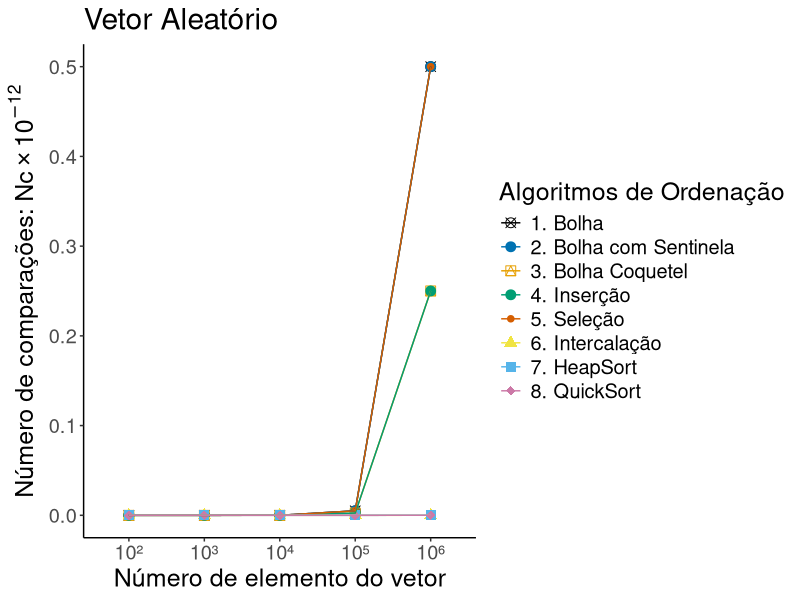
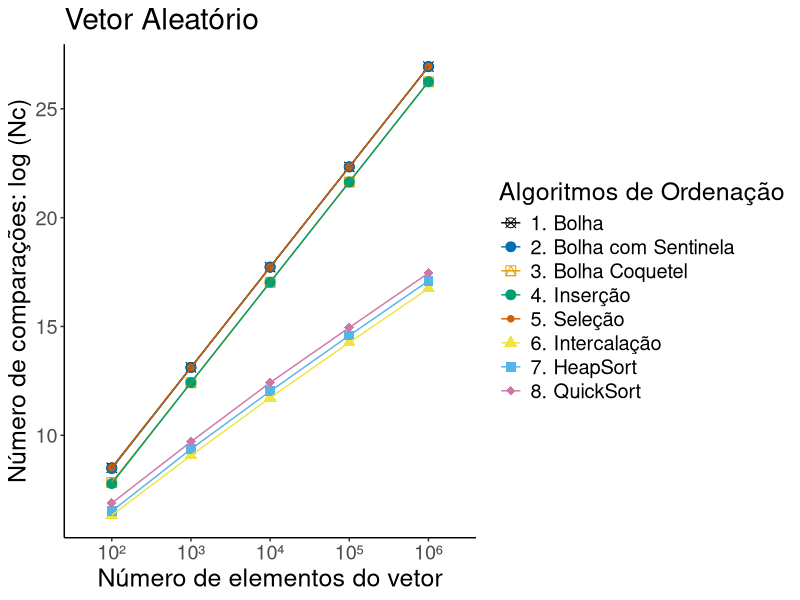
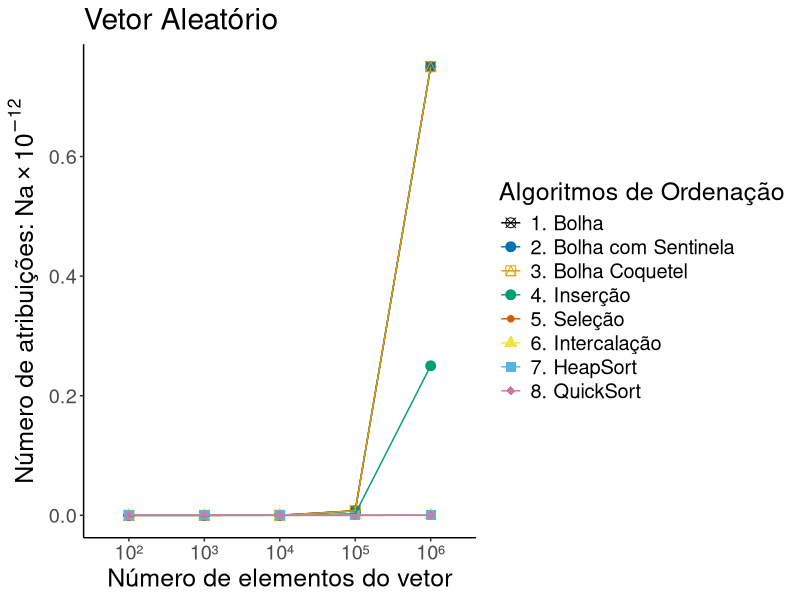
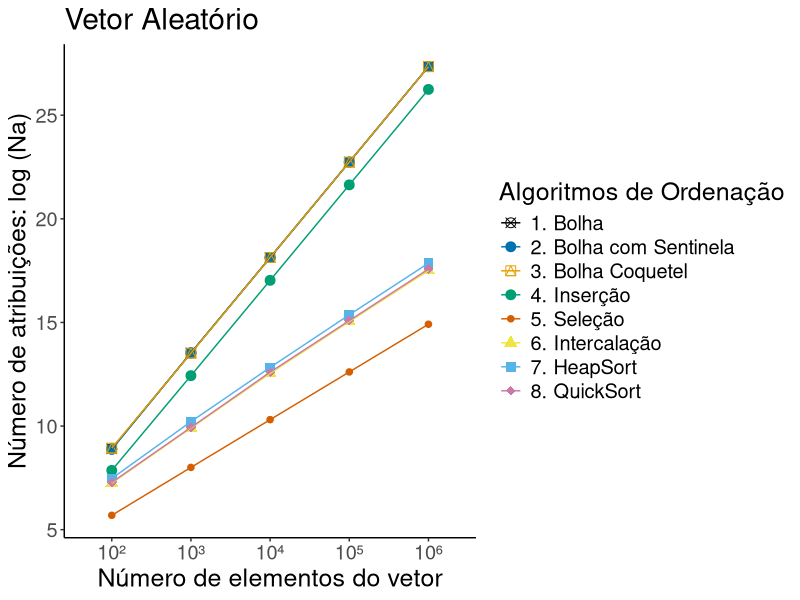
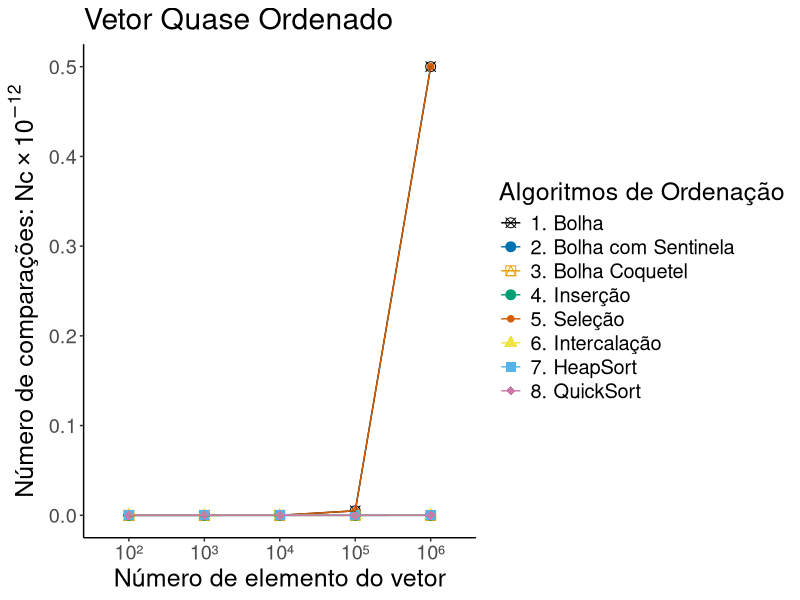
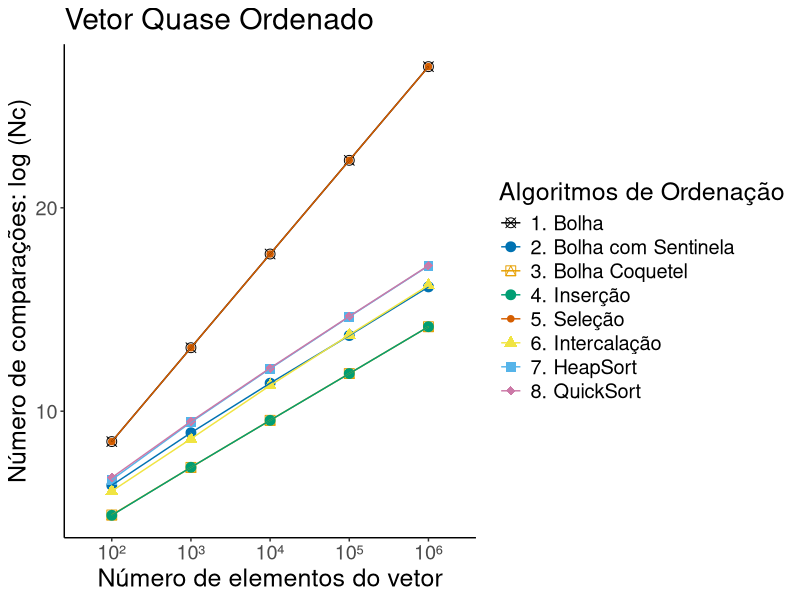
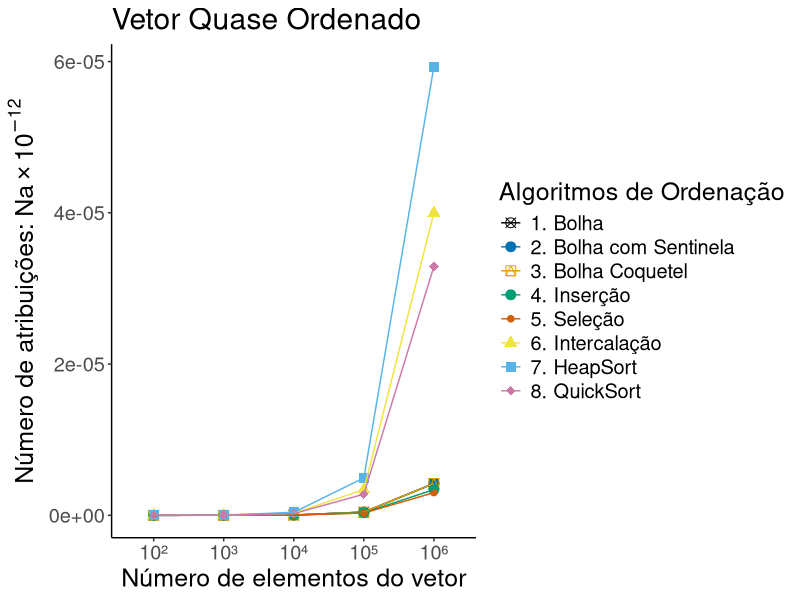
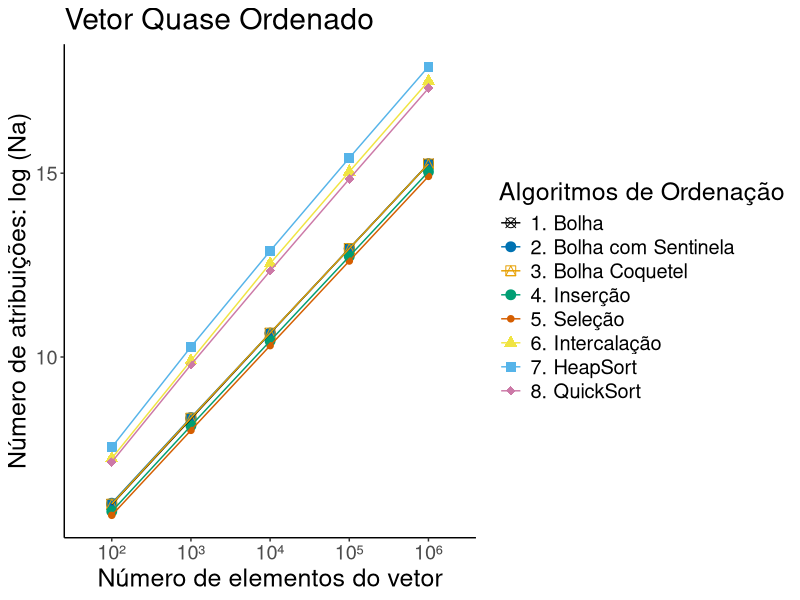

R code for these plots, in order:
#Gráficos do Estudo comparativo dos métodos de ordenação
#Objetivo: Analisar o número de comparações e atribuições de cada método de ordenação
#Desenvolvido por: Stella Justo e Juliana Yendo
#Data: 21/09/2018

####################################################################################################


#Inclusão das bibliotecas e definição do diretório de trabalho
library(tidyverse)
getwd()
setwd('./')
list.files()

####################################################################################################


#CENÁRIO 1: VETOR ALEATÓRIO ----

#VETOR ALEATÓRIO - NÚMERO DE COMPARAÇÕES (NC)

df = read_csv('aleatorio-nc.csv')
cbPalette <- c("#000000", "#0072B2", "#E69F00", "#009E73", "#D55E00", "#F0E442", "#56B4E9", "#CC79A7")

#Mudança da tabela para formato long
graph_df = gather(data = df,key = algorithm,value = nc, -k)
#Criação de coluna com Nc*10^-12
graph_df = mutate(graph_df, dv_nc = nc/10^12)

#Gráfico do Vetor Aleatório: Nc x 10^-12 vs. Numero de elementos do vetor
ggplot(data = graph_df, aes(x=k , y=dv_nc, group=algorithm, colour=algorithm, shape = algorithm)) +
  geom_point(size = 3, alpha = 1) +
  geom_line() +
  scale_colour_manual(values=cbPalette) +
  theme_classic() +
  theme(text = element_text(size = 18))+
  scale_shape_manual(values=c(13,19,14,19,20,17,15,18)) +
  xlab("Número de elemento do vetor") +
  ylab(expression("Número de comparações: Nc" %*% "10"^-12)) + 
  guides(colour=guide_legend(title="Algoritmos de Ordenação"),
         shape=guide_legend(title="Algoritmos de Ordenação")) +
  ggtitle("Vetor Aleatório")

##################################

#VETOR ALEATÓRIO - LOG NÚMERO DE COMPARAÇÕES (NC)

df = read_csv('aleatorio-nc.csv')
cbPalette <- c("#000000", "#0072B2", "#E69F00", "#009E73", "#D55E00", "#F0E442", "#56B4E9", "#CC79A7")

#Mudança da tabela para formato long
graph_df = gather(data = df,key = algorithm,value = nc, -k)
#Criação de coluna com Log (NC) - NC: Número de Comparações
graph_df = mutate(graph_df, log_nc = log(nc))

#Gráfico do Vetor Aleatório: log(nc) x Tamanho do Vetor
ggplot(data = graph_df, aes(x=k , y=log_nc, group=algorithm, colour=algorithm, shape = algorithm)) +
  geom_point(size = 3, alpha = 1) +
  geom_line() +
  scale_colour_manual(values=cbPalette) +
  theme_classic() +   
  theme(text = element_text(size = 18))+ 
  scale_shape_manual(values=c(13,19,14,19,20,17,15,18)) +
  xlab("Número de elementos do vetor") +
  ylab("Número de comparações: log (Nc)") + 
  guides(colour=guide_legend(title="Algoritmos de Ordenação"),
         shape=guide_legend(title="Algoritmos de Ordenação")) +
  ggtitle("Vetor Aleatório")

##################################

#VETOR ALEATÓRIO - NÚMERO DE ATRIBUIÇÕES (NA)

df = read_csv('aleatorio-na.csv')
cbPalette <- c("#000000", "#0072B2", "#E69F00", "#009E73", "#D55E00", "#F0E442", "#56B4E9", "#CC79A7")

#Mudança da tabela para formato long
graph_df = gather(data = df,key = algorithm,value = na,-k)
#Criação de coluna com Na*10^-12
graph_df = mutate(graph_df, dv_na = na/10^12)

#Gráfico do Vetor Aleatório:  Na x 10^-12 vs. Numero de elementos do vetor
ggplot(data = graph_df, aes(x=k , y=dv_na, group=algorithm, colour=algorithm, shape = algorithm)) +
  geom_point(size = 3, alpha = 1) +
  geom_line() +
  scale_colour_manual(values=cbPalette) +
  theme_classic() +   
  theme(text = element_text(size = 18))+ 
  scale_shape_manual(values=c(13,19,14,19,20,17,15,18)) +
  xlab("Número de elementos do vetor") +
  ylab(expression("Número de atribuições: Na" %*% "10"^-12)) +
  guides(colour=guide_legend(title="Algoritmos de Ordenação"),
         shape=guide_legend(title="Algoritmos de Ordenação")) +
  ggtitle("Vetor Aleatório")

##################################

#VETOR ALEATÓRIO - LOG NÚMERO DE ATRIBUIÇÕES (NA)

df = read_csv('aleatorio-na.csv')
cbPalette <- c("#000000", "#0072B2", "#E69F00", "#009E73", "#D55E00", "#F0E442", "#56B4E9", "#CC79A7")

#Mudança da tabela para formato long
graph_df = gather(data = df,key = algorithm,value = na,-k)
#Criação de coluna com Log (NA) - NA: Número de Atribuições
graph_df = mutate(graph_df, log_na = log(na))

#Gráfico do Vetor Aleatório: log(na) x Tamanho do Vetor
ggplot(data = graph_df, aes(x=k , y=log_na, group=algorithm, colour=algorithm, shape = algorithm)) +
  geom_point(size = 3, alpha = 1) +
  geom_line() +
  scale_colour_manual(values=cbPalette) +
  theme_classic() +   
  theme(text = element_text(size = 18))+ 
  scale_shape_manual(values=c(13,19,14,19,20,17,15,18)) +
  xlab("Número de elementos do vetor") +
  ylab("Número de atribuições: log (Na)") + 
  guides(colour=guide_legend(title="Algoritmos de Ordenação"),
         shape=guide_legend(title="Algoritmos de Ordenação")) +
  ggtitle("Vetor Aleatório")


####################################################################################################


#CENÁRIO 2: VETOR QUASE ORDENADO ----

#VETOR QUASE ORDENADO - NÚMERO DE COMPARAÇÕES (NC)

df = read_csv('quase-ord-nc.csv')
cbPalette <- c("#000000", "#0072B2", "#E69F00", "#009E73", "#D55E00", "#F0E442", "#56B4E9", "#CC79A7")

#Mudança da tabela para formato long
graph_df = gather(data = df,key = algorithm,value = nc, -k)
#Criação de coluna com Nc*10^-12
graph_df = mutate(graph_df, dv_nc = nc/10^12)

#Gráfico do Vetor Quase Ordenado: Nc x 10^-12 vs. Numero de elementos do vetor
ggplot(data = graph_df, aes(x=k , y=dv_nc, group=algorithm, colour=algorithm, shape = algorithm)) +
  geom_point(size = 3, alpha = 1) +
  geom_line() +
  scale_colour_manual(values=cbPalette) +
  theme_classic() +   
  theme(text = element_text(size = 18))+ 
  scale_shape_manual(values=c(13,19,14,19,20,17,15,18)) +
  xlab("Número de elemento do vetor") +
  ylab(expression("Número de comparações: Nc" %*% "10"^-12)) + 
  guides(colour=guide_legend(title="Algoritmos de Ordenação"),
         shape=guide_legend(title="Algoritmos de Ordenação")) +
  ggtitle("Vetor Quase Ordenado")

##################################

#VETOR QUASE ORDENADO - LOG NÚMERO DE COMPARAÇÕES (NC)

df = read_csv('quase-ord-nc.csv')
cbPalette <- c("#000000", "#0072B2", "#E69F00", "#009E73", "#D55E00", "#F0E442", "#56B4E9", "#CC79A7")

#Mudança da tabela para formato long
graph_df = gather(data = df,key = algorithm,value = nc, -k)
#Criação de coluna com Log (NC) - NC: Número de Comparações
graph_df = mutate(graph_df, log_nc = log(nc))

#Gráfico do Vetor Quase Ordenado: log(nc) x Tamanho do Vetor
ggplot(data = graph_df, aes(x=k , y=log_nc, group=algorithm, colour=algorithm, shape = algorithm)) +
  geom_point(size = 3, alpha = 1) +
  geom_line() +
  scale_colour_manual(values=cbPalette) +
  theme_classic() +   
  theme(text = element_text(size = 18))+ 
  scale_shape_manual(values=c(13,19,14,19,20,17,15,18)) +
  xlab("Número de elementos do vetor") +
  ylab("Número de comparações: log (Nc)") + 
  guides(colour=guide_legend(title="Algoritmos de Ordenação"),
         shape=guide_legend(title="Algoritmos de Ordenação")) +
  ggtitle("Vetor Quase Ordenado")

##################################

#VETOR QUASE ORDENADO - NÚMERO DE ATRIBUIÇÕES (NA)

df = read_csv('quase-ord-na.csv')
cbPalette <- c("#000000", "#0072B2", "#E69F00", "#009E73", "#D55E00", "#F0E442", "#56B4E9", "#CC79A7")

#Mudança da tabela para formato long
graph_df = gather(data = df,key = algorithm,value = na,-k)
#Criação de coluna com Na*10^-12 - NA: Número de Atribuições
graph_df = mutate(graph_df, dv_na = na/10^12)

#Gráfico do Vetor Quase Ordenado: Na x 10^-12 vs. Numero de elementos do vetor
ggplot(data = graph_df, aes(x=k , y=dv_na, group=algorithm, colour=algorithm, shape = algorithm)) +
  geom_point(size = 3, alpha = 1) +
  geom_line() +
  scale_colour_manual(values=cbPalette) +
  theme_classic() +   
  theme(text = element_text(size = 18))+ 
  scale_shape_manual(values=c(13,19,14,19,20,17,15,18)) +
  xlab("Número de elementos do vetor") +
  ylab(expression("Número de atribuições: Na" %*% "10"^-12))+ 
  guides(colour=guide_legend(title="Algoritmos de Ordenação"),
         shape=guide_legend(title="Algoritmos de Ordenação")) +
  ggtitle("Vetor Quase Ordenado")

##################################

#VETOR QUASE ORDENADO - LOG NÚMERO DE ATRIBUIÇÕES (NA)

df = read_csv('quase-ord-na.csv')
cbPalette <- c("#000000", "#0072B2", "#E69F00", "#009E73", "#D55E00", "#F0E442", "#56B4E9", "#CC79A7")

#Mudança da tabela para formato long
graph_df = gather(data = df,key = algorithm,value = na,-k)
#Criação de coluna com Log (NA) - NA: Número de Atribuições
graph_df = mutate(graph_df, log_na = log(na))

#Gráfico do Vetor Quase Ordenado: log(na) x Tamanho do Vetor
ggplot(data = graph_df, aes(x=k , y=log_na, group=algorithm, colour=algorithm, shape = algorithm)) +
  geom_point(size = 3, alpha = 1) +
  geom_line() +
  scale_colour_manual(values=cbPalette) +
  theme_classic() +  
  theme(text = element_text(size = 18))+ 
  scale_shape_manual(values=c(13,19,14,19,20,17,15,18)) +
  xlab("Número de elementos do vetor") +
  ylab("Número de atribuições: log (Na)") + 
  guides(colour=guide_legend(title="Algoritmos de Ordenação"),
         shape=guide_legend(title="Algoritmos de Ordenação")) +
  ggtitle("Vetor Quase Ordenado")


####################################################################################################


#CENÁRIO 3: VETOR INVERSAMENTE QUASE ORDENADO ----

#VETOR INVERSAMENTE QUASE ORDENADO - NÚMERO DE COMPARAÇÕES (NC)

df = read_csv('invers-quase-ord-nc.csv')
cbPalette <- c("#000000", "#0072B2", "#E69F00", "#009E73", "#D55E00", "#F0E442", "#56B4E9", "#CC79A7")

#Mudança da tabela para formato long
graph_df = gather(data = df,key = algorithm,value = nc, -k)
#Criação de coluna com Nc*10^-12
graph_df = mutate(graph_df, dv_nc = nc/10^12)

#Gráfico do Vetor Inversamente Quase Ordenado: Nc x 10^-12 vs. Numero de elementos do vetor
ggplot(data = graph_df, aes(x=k , y=dv_nc, group=algorithm, colour=algorithm, shape = algorithm)) +
  geom_point(size = 3, alpha = 1) +
  geom_line() +
  scale_colour_manual(values=cbPalette) +
  theme_classic() +   
  theme(text = element_text(size = 18))+ 
  scale_shape_manual(values=c(13,19,14,19,20,17,15,18)) +
  xlab("Número de elemento do vetor") +
  ylab(expression("Número de comparações: Nc" %*% "10"^-12)) + 
  guides(colour=guide_legend(title="Algoritmos de Ordenação"),
         shape=guide_legend(title="Algoritmos de Ordenação")) +
  ggtitle("Vetor Inversamente Quase Ordenado")

##################################

#VETOR INVERSAMENTE QUASE ORDENADO - LOG NÚMERO DE COMPARAÇÕES (NC)

df = read_csv('invers-quase-ord-nc.csv')
cbPalette <- c("#000000", "#0072B2", "#E69F00", "#009E73", "#D55E00", "#F0E442", "#56B4E9", "#CC79A7")

#Mudança da tabela para formato long
graph_df = gather(data = df,key = algorithm,value = nc, -k)
#Criação de coluna com Log (NC) - NC: Número de Comparações
graph_df = mutate(graph_df, log_nc = log(nc))

#Gráfico do Vetor Inversamente Quase Ordenado: log(nc) x Tamanho do Vetor
ggplot(data = graph_df, aes(x=k , y=log_nc, group=algorithm, colour=algorithm, shape = algorithm)) +
  geom_point(size = 3, alpha = 1) +
  geom_line() +
  scale_colour_manual(values=cbPalette) +
  theme_classic() +   
  theme(text = element_text(size = 18))+ 
  scale_shape_manual(values=c(13,19,14,19,20,17,15,18)) +
  xlab("Número de elementos do vetor") +
  ylab("Número de comparações: log (Nc)") + 
  guides(colour=guide_legend(title="Algoritmos de Ordenação"),
         shape=guide_legend(title="Algoritmos de Ordenação")) +
  ggtitle("Vetor Inversamente Quase Ordenado")

##################################

df = read_csv('invers-quase-ord-na.csv')
cbPalette <- c("#000000", "#0072B2", "#E69F00", "#009E73", "#D55E00", "#F0E442", "#56B4E9", "#CC79A7")

#Mudança da tabela para formato long
graph_df = gather(data = df,key = algorithm,value = na,-k)
#Criação de coluna com Na*10^-12
graph_df = mutate(graph_df, dv_na = na/10^12)

#Gráfico do Vetor Inversamente Quase Ordenado: Na x 10^-12 vs. Numero de elementos do vetor
ggplot(data = graph_df, aes(x=k , y=dv_na, group=algorithm, colour=algorithm, shape = algorithm)) +
  geom_point(size = 3, alpha = 1) +
  geom_line() +
  scale_colour_manual(values=cbPalette) +
  theme_classic() +   
  theme(text = element_text(size = 18))+ 
  scale_shape_manual(values=c(13,19,14,19,20,17,15,18)) +
  xlab("Número de elementos do vetor") +
  ylab(expression("Número de atribuições: Na" %*% "10"^-12))+
  guides(colour=guide_legend(title="Algoritmos de Ordenação"),
         shape=guide_legend(title="Algoritmos de Ordenação")) +
  ggtitle("Vetor Inversamente Quase Ordenado")

##################################

#VETOR INVERSAMENTE QUASE ORDENADO - LOG NÚMERO DE ATRIBUIÇÕES (NA)

df = read_csv('invers-quase-ord-na.csv')
cbPalette <- c("#000000", "#0072B2", "#E69F00", "#009E73", "#D55E00", "#F0E442", "#56B4E9", "#CC79A7")

#Mudança da tabela para formato long
graph_df = gather(data = df,key = algorithm,value = na,-k)
#Criação de coluna com Log (NA) - NA: Número de Atribuições
graph_df = mutate(graph_df, log_na = log(na))

#Gráfico do Vetor Inversamente Quase Ordenado: log(na) x Tamanho do Vetor
ggplot(data = graph_df, aes(x=k , y=log_na, group=algorithm, colour=algorithm, shape = algorithm)) +
  geom_point(size = 3, alpha = 1) +
  geom_line() +
  scale_colour_manual(values=cbPalette) +
  theme_classic() +   
  theme(text = element_text(size = 18))+ 
  scale_shape_manual(values=c(13,19,14,19,20,17,15,18)) +
  xlab("Número de elementos do vetor") +
  ylab("Número de atribuições: log (Na)") + 
  guides(colour=guide_legend(title="Algoritmos de Ordenação"),
         shape=guide_legend(title="Algoritmos de Ordenação")) +
  ggtitle("Vetor Inversamente Quase Ordenado")


####################################################################################################


#CENÁRIO 4: VETOR COM MUITOS VALORES REPETIDOS ----

#VETOR COM MUITOS VALORES REPETIDOS - NÚMERO DE COMPARAÇÕES (NC)

df = read_csv('valores-repet-nc.csv')
cbPalette <- c("#000000", "#0072B2", "#E69F00", "#009E73", "#D55E00", "#F0E442", "#56B4E9", "#CC79A7")

#Mudança da tabela para formato long
graph_df = gather(data = df,key = algorithm,value = nc, -k)
#Criação de coluna com Nc*10^-12
graph_df = mutate(graph_df, dv_nc = nc/10^12)

#Gráfico do Vetor Inversamente Quase Ordenado: Na x 10^-12 vs. Numero de elementos do vetor
ggplot(data = graph_df, aes(x=k , y=dv_nc, group=algorithm, colour=algorithm, shape = algorithm)) +
  geom_point(size = 3, alpha = 1) +
  geom_line() +
  scale_colour_manual(values=cbPalette) +
  theme_classic() +   
  theme(text = element_text(size = 18))+ 
  scale_shape_manual(values=c(13,19,14,19,20,17,15,18)) +
  xlab("Número de elemento do vetor") +
  ylab(expression("Número de comparações: Nc" %*% "10"^-12)) + 
  guides(colour=guide_legend(title="Algoritmos de Ordenação"),
         shape=guide_legend(title="Algoritmos de Ordenação")) +
  ggtitle("Vetor Com Muitos Valores Repetidos")

##################################

#VETOR COM MUITOS VALORES REPETIDOS - LOG NÚMERO DE COMPARAÇÕES (NC)

df = read_csv('valores-repet-nc.csv')
cbPalette <- c("#000000", "#0072B2", "#E69F00", "#009E73", "#D55E00", "#F0E442", "#56B4E9", "#CC79A7")

#Mudança da tabela para formato long
graph_df = gather(data = df,key = algorithm,value = nc, -k)
#Criação de coluna com Log (NC) - NC: Número de Comparações
graph_df = mutate(graph_df, log_nc = log(nc))

#Gráfico do Vetor Com Muitos Valores Repetidos: log(nc) x Tamanho do Vetor
ggplot(data = graph_df, aes(x=k , y=log_nc, group=algorithm, colour=algorithm, shape = algorithm)) +
  geom_point(size = 3, alpha = 1) +
  geom_line() +
  scale_colour_manual(values=cbPalette) +
  theme_classic() +   
  theme(text = element_text(size = 18))+ 
  scale_shape_manual(values=c(13,19,14,19,20,17,15,18)) +
  xlab("Número de elementos do vetor") +
  ylab("Número de comparações: log (Nc)") + 
  guides(colour=guide_legend(title="Algoritmos de Ordenação"),
         shape=guide_legend(title="Algoritmos de Ordenação")) +
  ggtitle("Vetor Com Muitos Valores Repetidos")

##################################

#VETOR COM MUITOS VALORES REPETIDOS - NÚMERO DE ATRIBUIÇÕES (NA)

df = read_csv('valores-repet-na.csv')
cbPalette <- c("#000000", "#0072B2", "#E69F00", "#009E73", "#D55E00", "#F0E442", "#56B4E9", "#CC79A7")

#Mudança da tabela para formato long
graph_df = gather(data = df,key = algorithm,value = na,-k)
#Criação de coluna com Na*10^-12
graph_df = mutate(graph_df, dv_na = na/10^12)

#Gráfico do Vetor Com Muitos Valores Repetidos: log(na) x Tamanho do Vetor
ggplot(data = graph_df, aes(x=k , y=dv_na, group=algorithm, colour=algorithm, shape = algorithm)) +
  geom_point(size = 3, alpha = 1) +
  geom_line() +
  scale_colour_manual(values=cbPalette) +
  theme_classic() +   
  theme(text = element_text(size = 18))+ 
  scale_shape_manual(values=c(13,19,14,19,20,17,15,18)) +
  xlab("Número de elemento do vetor") +
  ylab(expression("Número de atribuições: Na" %*% "10"^-12)) +
  guides(colour=guide_legend(title="Algoritmos de Ordenação"),
         shape=guide_legend(title="Algoritmos de Ordenação")) +
  ggtitle("Vetor Com Muitos Valores Repetidos")

##################################

#VETOR COM MUITOS VALORES REPETIDOS - LOG NÚMERO DE ATRIBUIÇÕES (NA)

df = read_csv('valores-repet-na.csv')
cbPalette <- c("#000000", "#0072B2", "#E69F00", "#009E73", "#D55E00", "#F0E442", "#56B4E9", "#CC79A7")

#Mudança da tabela para formato long
graph_df = gather(data = df,key = algorithm,value = na,-k)
#Criação de coluna com Log (NA) - NA: Número de Atribuições
graph_df = mutate(graph_df, log_na = log(na))

#Gráfico do Vetor Com Muitos Valores Repetidos: log(na) x Tamanho do Vetor
ggplot(data = graph_df, aes(x=k , y=log_na, group=algorithm, colour=algorithm, shape = algorithm)) +
  geom_point(size = 3, alpha = 1) +
  geom_line() +
  scale_colour_manual(values=cbPalette) +
  theme_classic() +   
  theme(text = element_text(size = 18))+ 
  scale_shape_manual(values=c(13,19,14,19,20,17,15,18)) +
  xlab("Número de elementos do vetor") +
  ylab("Número de atribuições: log (Na)") + 
  guides(colour=guide_legend(title="Algoritmos de Ordenação"),
         shape=guide_legend(title="Algoritmos de Ordenação")) +
  ggtitle("Vetor Com Muitos Valores Repetidos")


####################################################################################################

